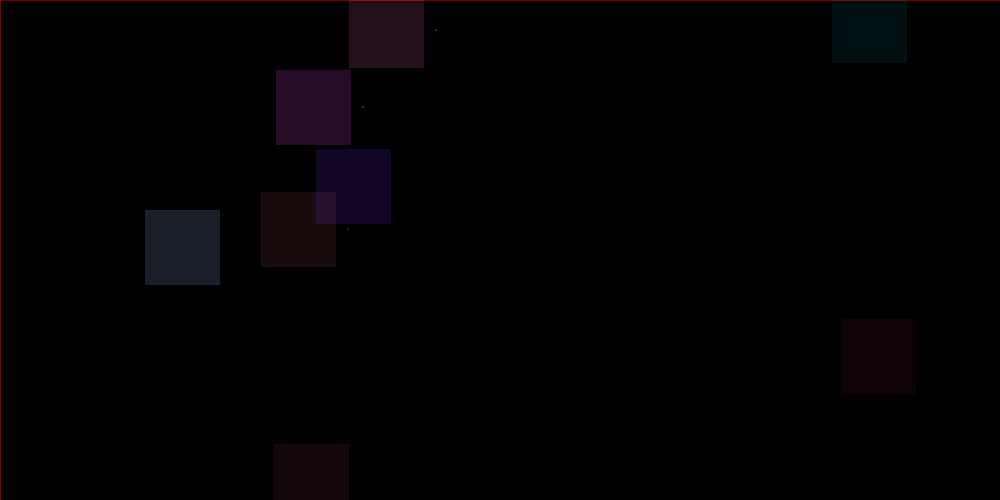
Frame 1 (no input)
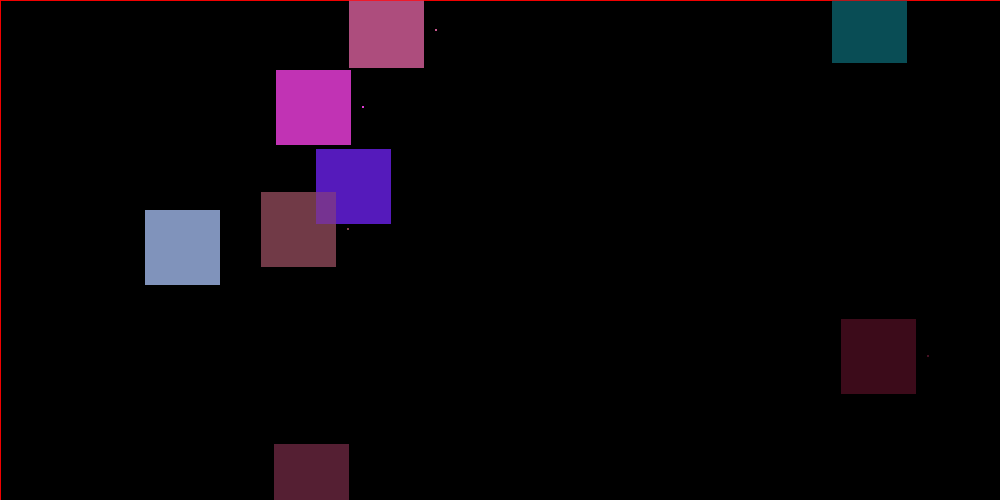
Frame 60 (the mouse pressed at the canvas centre just before this capture)
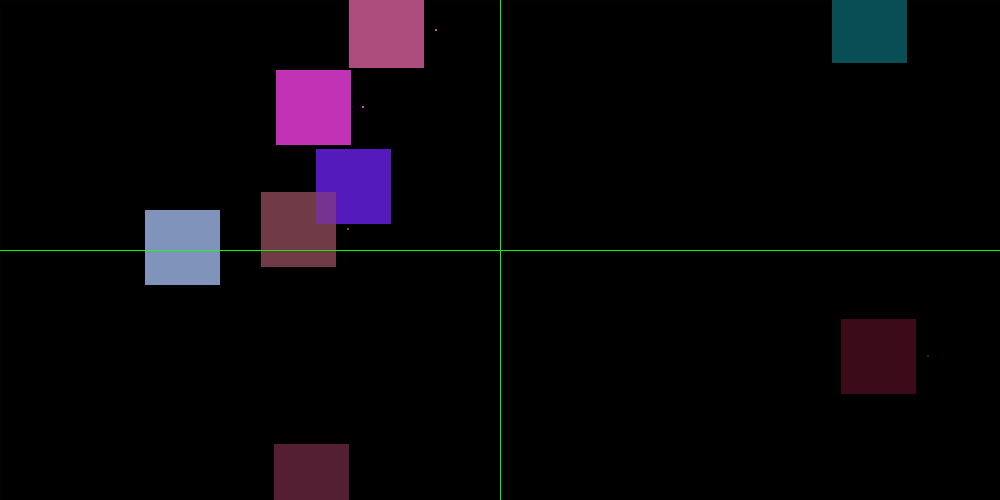
Frame 120 (the mouse held since frame 60 and released just before this capture)

The Processing sketch that drew these frames (run headless with seeded random() and noise(); from frame 60 on, the mouse is pressed at the canvas centre):

// Processing sketch: processing_173102
// ── processing_173102.pde

class CampoVettoriale{
    public int[][] xForce;
    public int[][] yForce;
    public Barra[] barre;
    int width,height;
        
    public void azzeraCelle(){
        for(int i=0;i<height;i++)
            for(int j=0;j<width;j++){
                    xForce[i][j]=0;
                    yForce[i][j]=0;
                }
    
    }
    
    public CampoVettoriale(int width,int height,Barra[] bars){
        this.width=width;
        this.height=height;
        xForce=new int[height][];
        yForce=new int[height][];
        for(int i=0;i<height;i++){
            xForce[i]=new int[width];
            yForce[i]=new int[width];
        }
        azzeraCelle();
                
        barre=bars;
    }

    public void aggiornaCampi(){
        azzeraCelle();
        for(int i=0;i<barre.length;i++){
            if(barre[i]==null)
                break;
            for(int k=barre[i].yc-barre[i].raggioAzione;k<=barre[i].yc+barre[i].raggioAzione;k++){
                if(k<0) continue;
                if(k>=height) break;
                for(int f=barre[i].xc-barre[i].raggioAzione;f<=barre[i].xc+barre[i].raggioAzione;f++){
                    if(f<0) continue;
                    if(f>=width) break;

                    
                    yForce[k][f]+=(k-barre[i].yc);
                    xForce[k][f]+=(f-barre[i].xc);
                    
                    
                }
                
            }
            
        }
        
         
    }
    
}


CampoVettoriale campoVett;



boolean onObject=false;

interface Movibile{
     public abstract boolean isInside(int xMouse,int yMouse);
     public abstract void muovi(PVector mov);
}



class Sfera implements Movibile{
    public boolean shape=false;
    public int x,y;
    public int radius=2;
    public int maxradius;
    public float r,g,b;
    
    public Sfera(int x,int y,int r,int g,int b,int maxraggio){this.x=x; this.y=y; maxradius=maxraggio; this.r=r; this.g=g; this.b=b;}
    
    public void aggiornaRaggio(){
        radius = (shape) ? (radius-3) : radius+3;
        if(radius<=1)
            shape=false;
        else if(radius>=maxradius)
            shape=true;
    
    }
    
    public void disegnami(){
        noStroke();
        fill(r,g,b,100);
        ellipse(x,y,radius,radius);
    }
    
    public void aggiornaXY(int nx,int ny){
        x=nx;
        y=ny;
    }
    
    public boolean isInside(int xMouse,int yMouse){
        if(xMouse>=x-(int)(maxradius) && xMouse<=x+(int)(maxradius) && yMouse>=y-(int)(maxradius) && yMouse<=y+(int)(maxradius))
            return true;
        else return false;
    }
     
    public void muovi(PVector mov){
        x+=mov.x;
        y+=mov.y;
    }
    
    public void resetRaggio(){
        radius=maxradius;
    }
    
}

Sfera[] sfere;



class Barra implements Movibile{
    public int maxwidth,maxheight,width,height,xc,yc;
    public float r,g,b;
    public int raggioAzione;
    
    
    private boolean shape;
    
    public Barra(int maxw,int maxh,int x,int y,float r,float g,float b){
        maxwidth=maxw; maxheight=maxh; 
        xc=x; yc=y;
        width=maxw; height=maxh;
        this.r=r; this.g=g; this.b=b;
        raggioAzione=100;
        
        
    }
    
    public void aggiornaDimensioni(){
        width= (!shape) ? width+2 : width-2;
        height= (!shape) ? height+2 : height-2;
        if(width<=40 || height<=40)
            shape=false;
        else if(width>=maxwidth || height>=maxheight)
            shape=true;
        
    }
    
    public void resetDimensioni(){
        width=maxwidth;
        height=maxheight;
    }
    
    public void disegnami(){
        noStroke();
        fill(r,g,b,40);
        rect(xc-(int)(width/2),yc-(int)(height/2),width,height);
    }
    
    public boolean isInside(int xMouse,int yMouse){
        if(xMouse>=xc-(int)(maxwidth/2) && xMouse<=xc+(int)(maxwidth/2) && yMouse>=yc-(int)(maxheight/2) && yMouse<=yc+(int)(maxheight/2))
            return true;
        else return false;
    }
     
    public void muovi(PVector mov){
        xc+=mov.x;
        yc+=mov.y;
    }

}

Barra[] barre;

int indlastbarra=-1;



//828
//////////////////////////////////////////

class Spawned extends Barra{
    
    public Spawned(int w,int h,int x,int y,float r,float g,float b){
        super(w,h,x,y,r,g,b);
    }
    
    public void sommaPVector(PVector vect){
    
        xc+=vect.x; yc+=vect.y;
    }
    
}


class Lanciatore extends Barra{
    public int maxspawn;
    private Spawned[] spawnati;
    private int indlastspawn=-1;
    public boolean isOn;
    
    public Lanciatore(int w,int h,int x,int y,float r,float g,float b,int maxspawn){
        super(w,h,x,y,r,g,b);
        this.maxspawn=maxspawn;
        spawnati=new Spawned[maxspawn];
        isOn=false;
        
    }
    
    public void lancia(){
        indlastspawn++;
        if(indlastspawn>=maxspawn)
            indlastspawn=0;
        spawnati[indlastspawn]=new Spawned(5,5,this.xc,yc,r,g,b);
    }
    
    public Spawned[] getSpawnati(){return spawnati;}
    
}

Lanciatore[] lanciatori;

int indlastlanciatore=-1;


void addBarra(){
    barre[++indlastbarra]=new Barra(75,75,(int)(Math.random()*width),(int)(Math.random()*height),(int)(Math.random()*256),(int)(Math.random()*256),(int)(Math.random()*256));   

}

void addLanciatore(){
    int xPos=(int)(Math.random()*(width-100));
    int yPos=(int)(Math.random()*(height-100));
    int r=(int)(Math.random()*256);
    int g=(int)(Math.random()*256);
    int b=(int)(Math.random()*256);
    
    lanciatori[indlastlanciatore+1]=new Lanciatore(75,75,xPos,yPos,r,g,b,100);
    sfere[++indlastlanciatore]=new Sfera(xPos+50,yPos,r,g,b,40);
}


void setup(){
        size(1000,500);
        
        barre=new Barra[5];
        /*barre[0]=new Barra(75,75,800,height-75,255,0,250);*/
        
        campoVett=new CampoVettoriale(1000,500,barre);
        campoVett.aggiornaCampi();
        
        sfere=new Sfera[10];
        lanciatori=new Lanciatore[10];
        
        
                for(int i=0;i<4;i++){
                    addBarra();
                addLanciatore();
            
                }
            
                
        background(0);
        stroke(120);
        
}


void draw(){
    
    
    fill(0,0,0,15);
    rect(-1,-1,width+2,height+2);
    
    
    
    
    if(mousePressed){
        
        
        
        float pressline_r=0,pressline_g=255,pressline_b=0;
        onObject=false;
        
        if(mouseButton==LEFT)
            for(int i=0;i<barre.length;i++){
                if(barre[i]==null)
                    break;
                if(barre[i].isInside(mouseX,mouseY)){   
                    barre[i].aggiornaDimensioni();
                    barre[i].muovi(new PVector(mouseX-barre[i].xc,mouseY-barre[i].yc));
                    pressline_r=barre[i].r; pressline_g=barre[i].g; pressline_b=barre[i].b;
                    campoVett.aggiornaCampi();
                    onObject=true;
                    break;
                }
            }
        
        if(mouseButton==LEFT)
            for(int i=0;i<sfere.length;i++){
                if(sfere[i]==null || onObject)
                    break;
                if(sfere[i].isInside(mouseX,mouseY)){
                
                    sfere[i].aggiornaRaggio();
                    sfere[i].muovi(new PVector(mouseX-sfere[i].x,mouseY-sfere[i].y));
                    pressline_r=sfere[i].r; pressline_g=sfere[i].g; pressline_b=sfere[i].b;
                    onObject=true;
                    break;
                }
            }
        
        
        for(int i=0;i<lanciatori.length;i++){
            if(lanciatori[i]==null || onObject)
                break;
            if(!onObject && lanciatori[i].isInside(mouseX,mouseY)){
                if(mouseButton==LEFT){
                    lanciatori[i].aggiornaDimensioni();
                    lanciatori[i].muovi(new PVector(mouseX-lanciatori[i].xc,mouseY-lanciatori[i].yc));
                    pressline_r=lanciatori[i].r; pressline_g=lanciatori[i].g; pressline_b=lanciatori[i].b;
                    onObject=true;
                }
                else if(mouseButton==RIGHT){
                    if(lanciatori[i].isOn)
                        lanciatori[i].isOn=false;
                    else 
                        lanciatori[i].isOn=true;
                        
                }
                break;
            }
        }
        
        
        stroke(pressline_r,pressline_g,pressline_b);
        line(mouseX,0,mouseX,height);
        line(0,mouseY,width,mouseY);
                
        
    }
    
    else {
        stroke(255,0,0,125);
        line(mouseX,0,mouseX,height);
        line(0,mouseY,width,mouseY);
    }
    
    
    for(int i=0;i<barre.length;i++){
        if(barre[i]==null)
            break;
        barre[i].disegnami();
    }
    
    
    for(int i=0;i<sfere.length;i++){
        if(sfere[i]==null)
            break;
        sfere[i].disegnami();
    }
    
    
    for(int i=0;i<lanciatori.length;i++)
        if(lanciatori[i]==null)
            break;
        else
            lanciatori[i].disegnami();
            
    
    for(int i=0;i<lanciatori.length;i++){
        if(lanciatori[i]==null)
            break;
        Spawned[] spawnati=lanciatori[i].getSpawnati();
        if(spawnati!=null)
            for(int j=0;j<spawnati.length;j++){
                if(spawnati[j]==null)
                    break;
                
                float k=(float)Math.random();
                int xCoordInt=(int)spawnati[j].xc;
                xCoordInt = (xCoordInt>=width) ? width-1 : xCoordInt;
                xCoordInt = (xCoordInt<0) ? 0 : xCoordInt;
                
                int yCoordInt=(int)spawnati[j].yc;
                yCoordInt = (yCoordInt>=height) ? height-1 : yCoordInt;
                yCoordInt = (yCoordInt<0) ? 0 : yCoordInt; 
                
                
                
                int xForce=campoVett.xForce[yCoordInt][xCoordInt];
                int yForce=campoVett.yForce[yCoordInt][xCoordInt];
                
                spawnati[j].sommaPVector(new PVector(0.1*k*(sfere[i].x-spawnati[j].xc),0.1*k*(sfere[i].y-spawnati[j].yc)));
                spawnati[j].sommaPVector(new PVector(k*0.2*xForce,k*0.2*yForce));
                spawnati[j].disegnami();
                
            }
            
        if(lanciatori[i].isOn)
                lanciatori[i].lancia();
        
        
    }
    
    
    
    
    
}


void mouseReleased(){
    //bruteforce verso tutti
    
    for(int i=0;i<barre.length;i++){
        if(barre[i]==null)
            break;
        barre[i].resetDimensioni();
    }

    for(int i=0;i<lanciatori.length;i++){
        if(lanciatori[i]==null)
            break;
        lanciatori[i].resetDimensioni();
    }
    
    for(int i=0;i<sfere.length;i++){
        if(sfere[i]==null)
            break;
        sfere[i].resetRaggio();
    }
}
